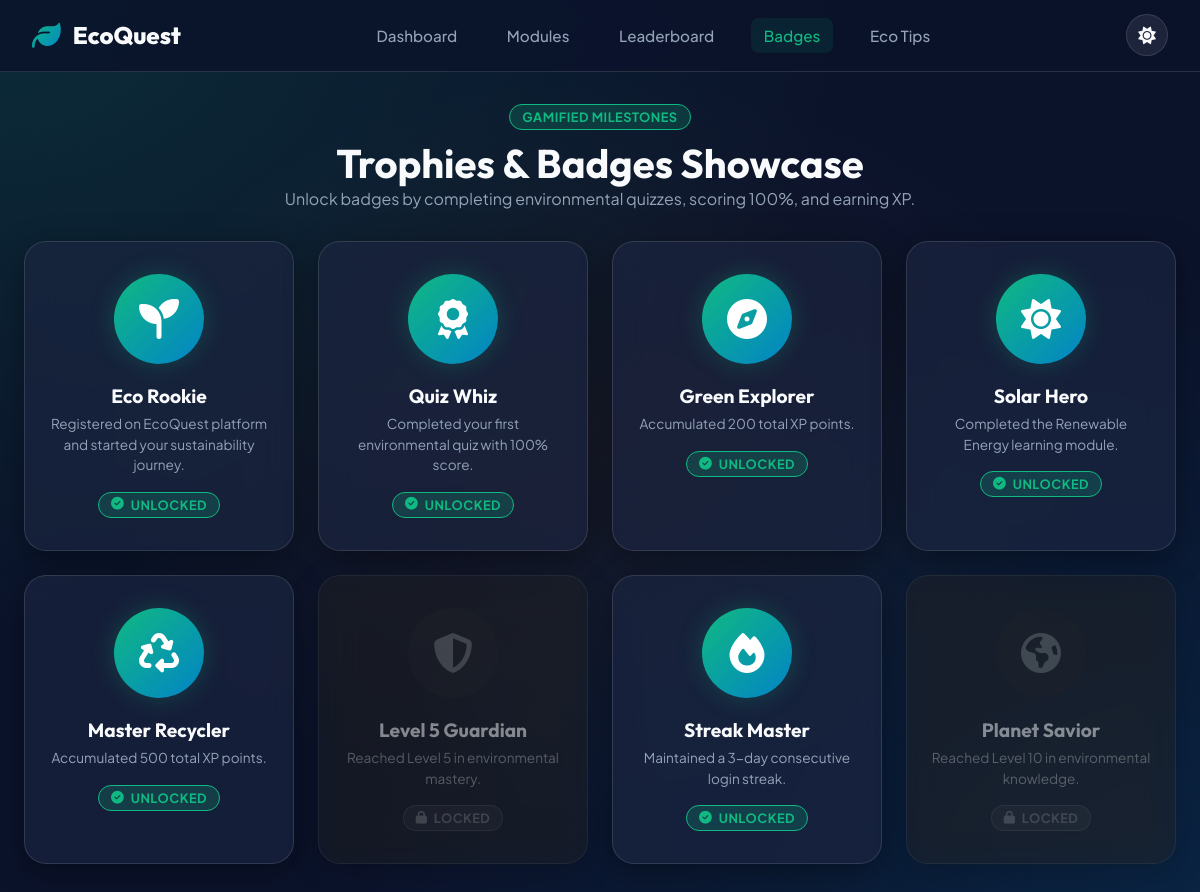
/badges (signed in), run on the app's committed database.
### tables this page shows
CREATE TABLE user_badges (
    id INTEGER PRIMARY KEY AUTOINCREMENT,
    user_id INTEGER NOT NULL,
    badge_id INTEGER NOT NULL,
    earned_at TIMESTAMP DEFAULT CURRENT_TIMESTAMP,
    UNIQUE(user_id, badge_id),
    FOREIGN KEY(user_id) REFERENCES users(id) ON DELETE CASCADE,
    FOREIGN KEY(badge_id) REFERENCES badges(id) ON DELETE CASCADE
);

CREATE TABLE badges (
    id INTEGER PRIMARY KEY AUTOINCREMENT,
    name TEXT UNIQUE NOT NULL,
    description TEXT NOT NULL,
    icon_class TEXT NOT NULL,
    req_type TEXT NOT NULL, -- 'xp', 'quizzes', 'score', 'registration', 'streak'
    req_value INTEGER NOT NULL,
    created_at TIMESTAMP DEFAULT CURRENT_TIMESTAMP
);

### app.py (the view)
@app.route('/badges')
@login_required
def badges():
    db = get_db()
    user_id = session['user_id']
    all_badges = db.execute("SELECT * FROM badges ORDER BY id ASC").fetchall()
    user_badge_rows = db.execute("SELECT badge_id, earned_at FROM user_badges WHERE user_id = ?", (user_id,)).fetchall()
    earned_map = {row['badge_id']: row['earned_at'] for row in user_badge_rows}
    badges_with_status = []
    for b in all_badges:
        is_earned = b['id'] in earned_map
        earned_at = earned_map.get(b['id'])
        badges_with_status.append({
            'badge': b,
            'is_earned': is_earned,
            'earned_at': earned_at
        })
    return render_template('badges.html', badges=badges_with_status)

### app.py (called while the page is built)
def get_db():
    if 'db' not in g:
        g.db = sqlite3.connect(DATABASE_PATH)
        g.db.row_factory = sqlite3.Row
    return g.db

def login_required(f):
    @wraps(f)
    def decorated_function(*args, **kwargs):
        if 'user_id' not in session:
            flash('Please log in to access this feature.', 'warning')
            return redirect(url_for('login'))
        return f(*args, **kwargs)
    return decorated_function

@app.context_processor
def inject_user():
    if 'user_id' in session:
        db = get_db()
        user = db.execute("SELECT * FROM users WHERE id = ?", (session['user_id'],)).fetchone()
        return dict(current_user=user)
    return dict(current_user=None)

### templates/badges.html (shortened to what this page needs)
<!DOCTYPE html>
<html lang="en" data-theme="dark">
<head>
    <link rel="stylesheet" href="https://cdnjs.cloudflare.com/ajax/libs/font-awesome/6.5.1/css/all.min.css">
    <link rel="stylesheet" href="{{ url_for('static', filename='css/style.css') }}">
    <link rel="stylesheet" href="{{ url_for('static', filename='css/dashboard.css') }}">
    <link rel="stylesheet" href="{{ url_for('static', filename='css/responsive.css') }}">
</head>
<body>
    <nav class="navbar">
        <div class="nav-container">
            <a href="{{ url_for('index') }}" class="logo"><i class="fa-solid fa-leaf"></i> EcoQuest</a>
            <ul class="nav-links" id="navLinks">
                <li><a href="{{ url_for('dashboard') }}" class="nav-link">Dashboard</a></li>
                <li><a href="{{ url_for('modules') }}" class="nav-link">Modules</a></li>
                <li><a href="{{ url_for('leaderboard') }}" class="nav-link">Leaderboard</a></li>
                <li><a href="{{ url_for('badges') }}" class="nav-link active">Badges</a></li>
                <li><a href="{{ url_for('eco_tips') }}" class="nav-link">Eco Tips</a></li>
            </ul>
            <div class="nav-actions">
                <button class="theme-toggle-btn" id="themeToggleBtn"><i class="fa-solid fa-sun" id="themeIcon"></i></button>
            </div>
        </div>
    </nav>
    <main class="main-wrapper">
        <div style="margin-bottom: 2rem; text-align: center;">
            <span class="badge-pill badge-emerald">Gamified Milestones</span>
            <h1 style="font-size: 2.5rem; margin-top: 0.5rem;">Trophies & Badges Showcase</h1>
            <p style="color: var(--text-secondary);">Unlock badges by completing environmental quizzes, scoring 100%, and earning XP.</p>
        </div>
        <div class="badges-grid">
            {% for item in badges %}
                {% set b = item.badge %}
                <div class="glass-card badge-card {% if not item.is_earned %}locked{% endif %}">
                    <div class="badge-icon-box">
                        <i class="fa-solid {{ b.icon_class }}"></i>
                    </div>
                    <h3 style="font-size: 1.2rem; margin-bottom: 0.4rem;">{{ b.name }}</h3>
                    <p style="font-size: 0.85rem; color: var(--text-secondary); line-height: 1.5; margin-bottom: 1rem;">
                        {{ b.description }}
                    </p>
                    {% if item.is_earned %}
                        <span class="badge-pill badge-emerald"><i class="fa-solid fa-circle-check"></i> Unlocked</span>
                    {% else %}
                        <span class="badge-pill" style="background: rgba(255,255,255,0.06); color: var(--text-muted); border: 1px solid var(--glass-border);">
                            <i class="fa-solid fa-lock"></i> Locked
                        </span>
                    {% endif %}
                </div>
            {% endfor %}
        </div>
    </main>
</body>
</html>

### static/css/style.css (style rules this page uses)
:root { --bg-primary: #0b132b; --bg-secondary: #1c2541; --bg-card: rgba(28, 37, 65, 0.65); --bg-card-hover: rgba(30, 41, 75, 0.85); --glass-border: rgba(255, 255, 255, 0.12); --glass-shadow: 0 8px 32px 0 rgba(0, 0, 0, 0.37); --text-primary: #f8fafc; --text-secondary: #94a3b8; --text-muted: #64748b; --emerald-primary: #10b981; --emerald-hover: #059669; --ocean-primary: #0284c7; --ocean-hover: #0369a1; --gold-coin: #f59e0b; --flame-orange: #f97316; --accent-gradient: linear-gradient(135deg, #10b981 0%, #0284c7 100%); --gold-gradient: linear-gradient(135deg, #fbbf24 0%, #f59e0b 100%); --flame-gradient: linear-gradient(135deg, #f97316 0%, #ef4444 100%); --accent-glow: rgba(16, 185, 129, 0.25); --success: #10b981; --warning: #f59e0b; --danger: #ef4444; --info: #3b82f6; --radius-sm: 8px; --radius-md: 14px; --radius-lg: 22px; --radius-full: 9999px; --font-heading: 'Outfit', sans-serif; --font-body: 'Plus Jakarta Sans', sans-serif; --transition: all 0.3s cubic-bezier(0.4, 0, 0.2, 1); }
* { margin: 0; padding: 0; box-sizing: border-box; }
body { font-family: var(--font-body); background: var(--bg-primary); background-image: radial-gradient(at 0% 0%, rgba(16, 185, 129, 0.15) 0px, transparent 50%), radial-gradient(at 100% 100%, rgba(2, 132, 199, 0.15) 0px, transparent 50%), radial-gradient(at 50% 50%, rgba(245, 158, 11, 0.05) 0px, transparent 60%); color: var(--text-primary); min-height: 100vh; display: flex; flex-direction: column; overflow-x: hidden; transition: background-color 0.4s ease; }
h1, h2, h3, h4, h5, h6 { font-family: var(--font-heading); font-weight: 700; color: var(--text-primary); line-height: 1.25; }
a { color: var(--emerald-primary); text-decoration: none; transition: var(--transition); }
.glass-card { background: var(--bg-card); backdrop-filter: blur(16px); -webkit-backdrop-filter: blur(16px); border: 1px solid var(--glass-border); box-shadow: var(--glass-shadow); border-radius: var(--radius-lg); padding: 1.75rem; transition: var(--transition); }
.navbar { position: sticky; top: 0; z-index: 1000; background: rgba(11, 19, 43, 0.85); backdrop-filter: blur(20px); -webkit-backdrop-filter: blur(20px); border-bottom: 1px solid var(--glass-border); padding: 0.9rem 2rem; }
.nav-container { max-width: 1280px; margin: 0 auto; display: flex; align-items: center; justify-content: space-between; }
.logo { display: flex; align-items: center; gap: 0.75rem; font-family: var(--font-heading); font-size: 1.5rem; font-weight: 800; color: var(--text-primary); }
.logo i { font-size: 1.8rem; background: var(--accent-gradient); -webkit-background-clip: text; -webkit-text-fill-color: transparent; }
.nav-links { display: flex; align-items: center; gap: 1.5rem; list-style: none; }
.nav-link { color: var(--text-secondary); font-weight: 500; font-size: 0.95rem; padding: 0.5rem 0.8rem; border-radius: var(--radius-sm); transition: var(--transition); }
.nav-link:hover, .nav-link.active { color: var(--emerald-primary); background: rgba(16, 185, 129, 0.1); }
.nav-actions { display: flex; align-items: center; gap: 0.85rem; }
.theme-toggle-btn { background: rgba(255, 255, 255, 0.08); border: 1px solid var(--glass-border); color: var(--text-primary); width: 42px; height: 42px; border-radius: 50%; cursor: pointer; display: flex; align-items: center; justify-content: center; font-size: 1.1rem; transition: var(--transition); }
.badge-pill { padding: 0.25rem 0.75rem; border-radius: var(--radius-full); font-size: 0.8rem; font-weight: 700; text-transform: uppercase; letter-spacing: 0.5px; display: inline-flex; align-items: center; gap: 0.4rem; }
.badge-emerald { background: rgba(16, 185, 129, 0.2); color: var(--emerald-primary); border: 1px solid var(--emerald-primary); }
.main-wrapper { flex: 1; max-width: 1280px; width: 100%; margin: 0 auto; padding: 2rem 1.5rem; }

### static/css/dashboard.css (style rules this page uses)
.badges-grid { display: grid; grid-template-columns: repeat(auto-fill, minmax(240px, 1fr)); gap: 1.5rem; }
.badge-card { text-align: center; padding: 2rem 1.5rem; position: relative; }
.badge-card.locked { opacity: 0.5; filter: grayscale(80%); }
.badge-icon-box { width: 90px; height: 90px; border-radius: 50%; margin: 0 auto 1.25rem; background: var(--accent-gradient); display: flex; align-items: center; justify-content: center; font-size: 2.5rem; color: #ffffff; box-shadow: 0 0 25px var(--accent-glow); }
.badge-card.locked .badge-icon-box { background: var(--bg-secondary); box-shadow: none; color: var(--text-muted); }

### data on the page
user_badges: shows "UNLOCKED"
badges: name "Eco Rookie", description "Registered on EcoQuest platform and started your sustainability journey."
user_badges: shows "UNLOCKED"
badges: name "Quiz Whiz", description "Completed your first environmental quiz with 100% score."
user_badges: shows "UNLOCKED"
badges: name "Green Explorer", description "Accumulated 200 total XP points."
user_badges: shows "UNLOCKED"
badges: name "Solar Hero", description "Completed the Renewable Energy learning module."
user_badges: shows "UNLOCKED"
badges: name "Master Recycler", description "Accumulated 500 total XP points."
badges: name "Level 5 Guardian", description "Reached Level 5 in environmental mastery."
user_badges: shows "UNLOCKED"
badges: name "Streak Master", description "Maintained a 3-day consecutive login streak."
badges: name "Planet Savior", description "Reached Level 10 in environmental knowledge."
